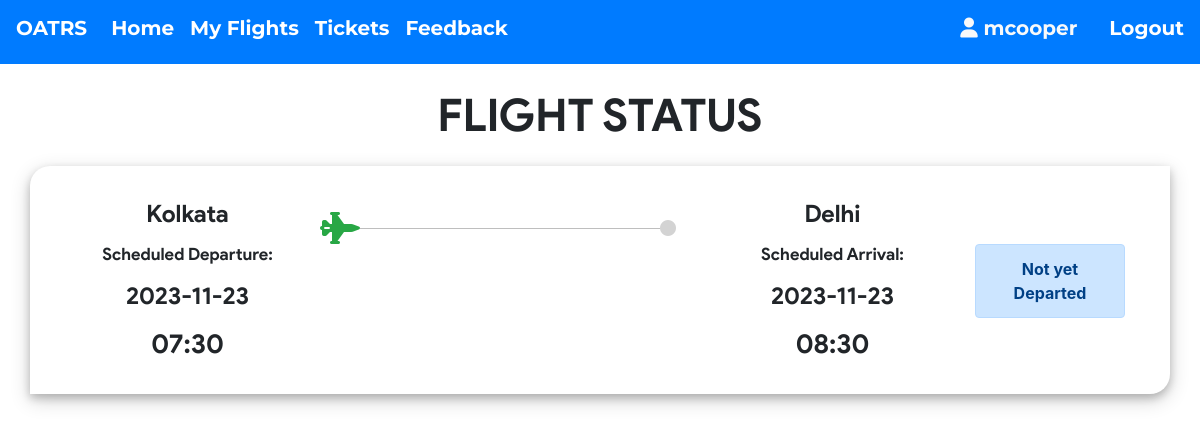
The app's page /my_flights.php (signed in) with its own data.
### tables this page shows
CREATE TABLE `ticket` (
  `ticket_id` int(11) NOT NULL,
  `passenger_id` int(11) NOT NULL,
  `flight_id` int(11) NOT NULL,
  `user_id` int(11) NOT NULL,
  `seat_no` varchar(10) NOT NULL,
  `cost` int(11) NOT NULL,
  `class` varchar(3) NOT NULL
);

CREATE TABLE `flight` (
  `flight_id` int(11) NOT NULL,
  `admin_id` int(11) NOT NULL,
  `arrivale` datetime NOT NULL,
  `departure` datetime NOT NULL,
  `Destination` varchar(20) NOT NULL,
  `source` varchar(20) NOT NULL,
  `airline` varchar(20) NOT NULL,
  `Seats` varchar(110) NOT NULL,
  `duration` varchar(20) NOT NULL,
  `Price` int(11) NOT NULL,
  `status` varchar(6) DEFAULT NULL,
  `issue` varchar(50) DEFAULT NULL,
  `last_seat` varchar(5) DEFAULT '',
  `bus_seats` int(11) DEFAULT 20,
  `last_bus_seat` varchar(5) DEFAULT ''
);

### my_flights.php (the view, shortened to what this page needs)
<?php if(isset($_SESSION['userId'])) {
    require 'helpers/init_conn_db.php';
?>
<main>
    <div class="container">
    <h1 class="text-center  mt-4 mb-4">FLIGHT STATUS</h1>
    <?php
    $sql_t = 'SELECT * FROM Ticket WHERE user_id=?';
    $stmt_t = mysqli_stmt_init($conn);
    if(!mysqli_stmt_prepare($stmt_t,$sql_t)) {
        header('Location: ticket.php?error=sqlerror');
        exit();
    } else {
        mysqli_stmt_bind_param($stmt_t,'i',$_SESSION['userId']);
        mysqli_stmt_execute($stmt_t);
        $result_t = mysqli_stmt_get_result($stmt_t);
        while($row_t = mysqli_fetch_assoc($result_t)) {
            $sql = 'SELECT * FROM Passenger_profile WHERE passenger_id=?';
            $stmt = mysqli_stmt_init($conn);
            if(!mysqli_stmt_prepare($stmt,$sql)) {
                header('Location: my_flights.php?error=sqlerror');
                exit();
            } else {
                mysqli_stmt_bind_param($stmt,'i',$row_t['passenger_id']);
                mysqli_stmt_execute($stmt);
                $result = mysqli_stmt_get_result($stmt);
                if ($row = mysqli_fetch_assoc($result)) {
                    $sql_f = 'SELECT * FROM Flight WHERE flight_id=? ';
                    $stmt_f = mysqli_stmt_init($conn);
                    if(!mysqli_stmt_prepare($stmt_f,$sql_f)) {
                        header('Location: my_flights.php?error=sqlerror');
                        exit();
                    } else {
                        mysqli_stmt_bind_param($stmt_f,'i',$row_t['flight_id']);
                        mysqli_stmt_execute($stmt_f);
                        $result_f = mysqli_stmt_get_result($stmt_f);
                        if($row_f = mysqli_fetch_assoc($result_f)) {
                            $date_time_dep = $row_f['departure'];
                            $date_dep = substr($date_time_dep,0,10);
                            $time_dep = substr($date_time_dep,10,6) ;
                            $date_time_arr = $row_f['arrivale'];
                            $date_arr = substr($date_time_arr,0,10);
                            $time_arr = substr($date_time_arr,10,6) ;
                            if($row_f['status'] === '') {
                                $status = "Not yet Departed";
                                $alert = 'alert-primary';
                            } else if($row_f['status'] === 'dep') {
                                $status = "Departed";
                                $alert = 'alert-info';
                            } else if($row_f['status'] === 'issue') {
                                $status = "Delayed";
                                $alert = 'alert-danger';
                            } else if($row_f['status'] === 'arr') {
                                $status = "Arrived";
                                $alert = 'alert-success';
                            }
                            echo '
                            <div class="row out mb-5 ">
                                <div class="col-md-4 order-lg-3 order-md-1"> ';
                                if($row_f['status'] === 'arr') {
                                    echo '
                                    <div class="row">
                                        <div class="col-1 p-0 m-0">
                                            <i class="fa fa-circle mt-4 text-success"
                                                style="float: right;"></i>
                                        </div>
                                        <div class="col-10 p-0 m-0 mt-3" style="float: right;">
                                            <hr class="bg-success">
                                        </div>
                                        <div class="col-1 p-0 m-0">
                                            <i class="fa fa-2x fa-fighter-jet mt-3 text-success"
                                                ></i>
                                        </div>
                                    </div>
                                    ';
                                } else {
                                    echo '
                                    <div class="row">
                                        <div class="col-1 p-0 m-0">
                                            <i class="fa fa-2x fa-fighter-jet mt-3 text-success"
                                                style="float: right;"></i>
                                        </div>
                                        <div class="col-10 p-0 m-0 mt-3" style="float: right;">
                                            <hr style="background-color: lightgrey;">
                                        </div>
                                        <div class="col-1 p-0 m-0">
                                            <i class="fa fa-circle mt-4"
                                                style="color: lightgrey;"></i>
                                        </div>
                                    </div>
                                    ';
                                }
                                    echo '
                                </div>
                                <div class="col-md-3 col-6 order-md-2 pl-0 text-center
                                    order-lg-2 card-dep">
                                    <p class="city">'.$row_f['source'].'</p>
                                    <p class="stat">Scheduled Departure:</p>
                                    <p class="date">'.$date_dep.'</p>
                                    <p class="time">'.$time_dep.'</p>
                                </div>
                                <div class="col-md-3 col-6 order-md-4 pr-0 text-center
                                    order-lg-4 card-arr"
                                    style="float: right;">
                                    <p class="city">'.$row_f['Destination'].'</p>
                                    <p class="stat">Scheduled Arrival:</p>
                                    <p class="date">'.$date_arr.'</p>
                                    <p class="time">'.$time_arr.'</p>
                                </div>
                                <div class="col-lg-2 order-md-12">
                                    <div class="alert '.$alert.' mt-5 text-center"
                                        role="alert">
                                        '.$status.'
                                    </div>
                                </div>
                            </div> ';
                        }
                    }
                }
            }
        }
    }
    ?>
</div>
</main>
<?php } ?>

### my_flights.php (style rules this page uses)
body { background: transparent; }
div.out { padding: 30px; box-shadow: 0 4px 8px 0 rgba(0, 0, 0, 0.2), 0 6px 20px 0 rgba(0, 0, 0, 0.19); border-top-left-radius: 20px; border-bottom-right-radius: 20px; }
.city { font-size: 24px; }
p { margin-bottom: 10px; font-family: product sans; }
.alert { font-weight: bold; }
.date { font-size: 24px; }
.time { font-size: 27px; margin-bottom: 0px; }
.stat { font-size: 17px; }
h1 { font-weight: lighter !important; font-size: 45px !important; margin-bottom: 20px; font-family :'product sans' !important; font-weight: bolder; }
.row { background-color: white; }

### records on screen
ticket: flight.source "Kolkata", flight.departure "2023-11-23", flight.departure "07:30", flight.Destination "Delhi", flight.arrivale "2023-11-23", flight.arrivale "08:30", flight.status "Not yet Departed"

### other values on screen
$_SESSION['userUid'] "mcooper"
